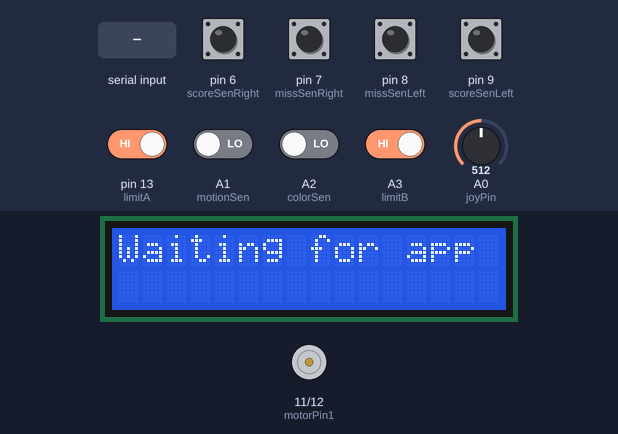
The sketch below on a simulated Arduino Uno, built with avr-gcc and run on an emulated ATmega328P. On the bench: 16×2 character LCD, motor-driver pin pairs drawn as motors (green arrow = first pin HIGH = forward, orange = second pin HIGH = backward, longer = more drive, scaled by the enable pin). The test bench sets the inputs (shaded band); at power-on: A3 (limitB), pin 13 (limitA) HIGH, A1 (motionSen), A2 (colorSen), pin 6 (scoreSenRight), pin 7 (missSenRight), pin 8 (missSenLeft), pin 9 (scoreSenLeft) LOW, A0 (joyPin) = 512.

Above: at 1.2 s.
1.3 s: "G\n" received over the second serial link
At 3.2 s:
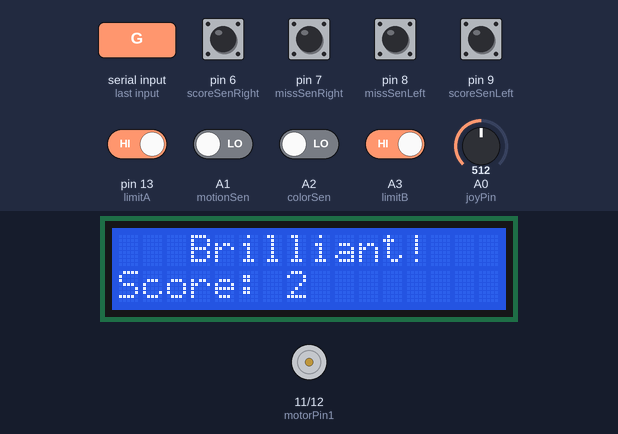
3.5 s: A0 (joyPin) set to 123
5.0 s: A0 (joyPin) set to 104
At 6.1 s:
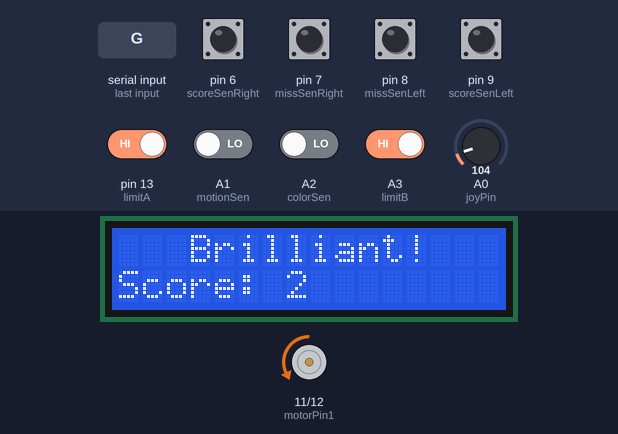
6.5 s: A0 (joyPin) set to 1023
At 7.1 s:
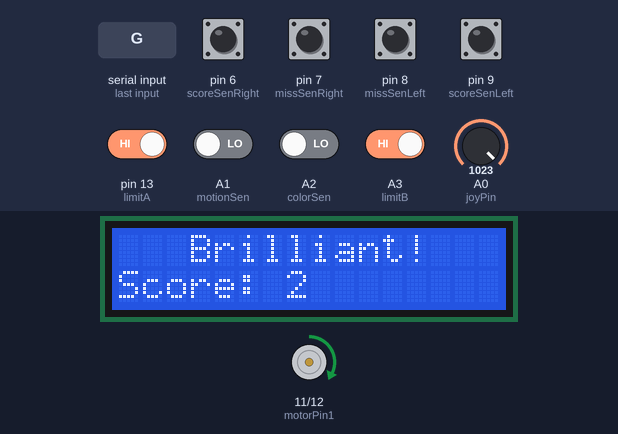
8.0 s: "S\n" received over the second serial link
At 8.6 s:
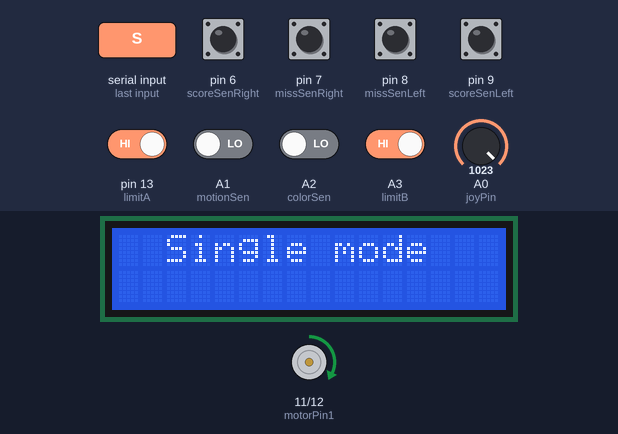
9.5 s: pin 13 (limitA) driven LOW
At 10.5 s:
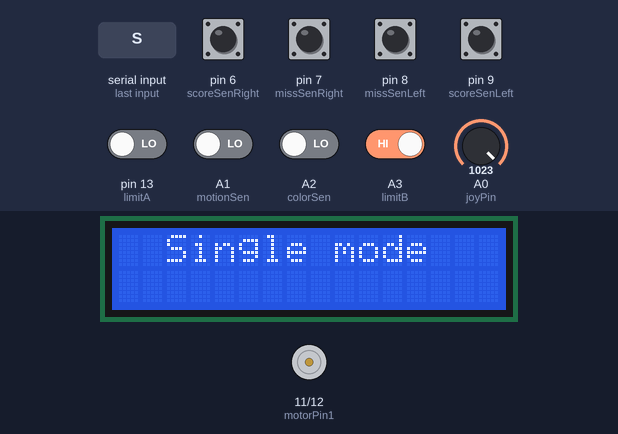
Timing chart, 0 to 12.0 s (numbered marks = the images above; inputs shaded):
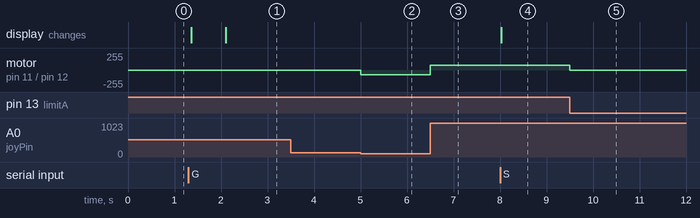

Measured:
- the behaviour switches between 112 and 111 on A0 (joyPin) (found by bisection; images 1 and 2)
- after the input at 1.3 s, the display: first changes after 0.06 s (image 1 shows a later state)
- after the input at 3.5 s, every drawn part: stays the same
- after the input at 5.0 s, motor on pin 11 (motorPin1) / pin 12 (motorPin2): stopped → backward 70/255 at once
- after the input at 6.5 s, motor on pin 11 (motorPin1) / pin 12 (motorPin2): backward 70/255 → forward 70/255 at once
- after the input at 8.0 s, the display: changes at once (image 4)
- after the input at 9.5 s, motor on pin 11 (motorPin1) / pin 12 (motorPin2): forward 70/255 → stopped at once

The sketch:

ARDUINO2_SORTING.ino
```cpp
#include <Wire.h>
#include <LiquidCrystal_I2C.h>
#include <SoftwareSerial.h>

LiquidCrystal_I2C lcd(0x27, 16, 2);

SoftwareSerial A1Serial (3, 2);
SoftwareSerial AppSerial(4, 5);

const int motionSen     = A1;
const int colorSen      = A2;
const int scoreSenRight = 6;
const int scoreSenLeft  = 9;
const int missSenRight  = 7;
const int missSenLeft   = 8;

const int motorEN       = 10;
const int motorPin1     = 11;
const int motorPin2     = 12;
const int joyPin        = A0;
const int limitA        = 13;
const int limitB        = A3;

const int MOTOR_PWM  = 70;
const int JOY_CENTER = 512;
const int THRESHOLD  = 400;

bool multiPlayer  = false;
bool gameRunning  = false;
bool stopPending  = false;
int  points       = 0;
int  points2      = 0;

bool colorSensing       = false;
bool isWhite            = false;
bool ballDetected       = false;
bool currentMotionState = false;
bool prevMotionState    = false;
unsigned long colorSenseStart = 0;

bool anyFired                   = false;
int  lastSensor                 = -1;
unsigned long lastFiredMillis   = 0;
const unsigned long SETTLE_TIME = 700;

// Incoming byte buffers — one per serial port
String appBuffer = "";
String a1Buffer  = "";


void setup() {
  AppSerial.begin(9600);
  A1Serial.begin (9600);

  pinMode(motionSen    , INPUT);
  pinMode(colorSen     , INPUT);
  pinMode(scoreSenRight, INPUT);
  pinMode(scoreSenLeft , INPUT);
  pinMode(missSenRight , INPUT);
  pinMode(missSenLeft  , INPUT);
  pinMode(motorPin1    , OUTPUT);
  pinMode(motorPin2    , OUTPUT);
  pinMode(motorEN      , OUTPUT);
  pinMode(limitA       , INPUT_PULLUP);
  pinMode(limitB       , INPUT_PULLUP);

  lcd.init();
  lcd.backlight();
  lcd.setCursor(0, 0);
  lcd.print("Waiting for app");
}


void loop() {
  joyStick();

  AppSerial.listen();
  unsigned long tApp = millis();
  while (millis() - tApp < 5) {
    if (AppSerial.available()) {
      char c = (char)AppSerial.read();
      if (c == '\n' || c == '\r') {
        if (appBuffer.length() > 0) {
          handleAppCommand(appBuffer.charAt(0));
          appBuffer = "";
        }
      } else {
        appBuffer += c;
      }
    }
  }
  if (appBuffer.length() == 1) {
    handleAppCommand(appBuffer.charAt(0));
    appBuffer = "";
  }

  A1Serial.listen();
  unsigned long tA1 = millis();
  while (millis() - tA1 < 5) {
    if (A1Serial.available()) {
      a1Buffer += (char)A1Serial.read();
    }
  }
  for (int i = 0; i < (int)a1Buffer.length(); i++) {
    handleA1Command(a1Buffer.charAt(i));
  }
  a1Buffer = "";

  if (gameRunning) {
    checkBallColor();
    checkScoring();
  }
}


void handleAppCommand(char cmd) {
  switch (cmd) {
    case 'S': startGame();         break;
    case 'X': stopGame();          break;
    case 'M': multiPlayer = true;  break;
    case '1': multiPlayer = false; break;
  }
}


void handleA1Command(char message) {
  if (message == 'G' && !gameRunning) {
    gameRunning = true;
    stopPending = false;
    points  = 0;
    points2 = 0;

    lcd.clear();
    lcd.setCursor(0, 0);
    lcd.print(multiPlayer ? "   Multi mode   " : "  Single mode   ");
  }
  else if (message == 'X' && gameRunning) {
    stopPending = true;
  }
  else if (message == 'D') {
    if (stopPending && !ballDetected && !anyFired) {
      gameRunning = false;
      stopPending = false;
      lcd.clear();
      lcd.setCursor(0, 0);
      lcd.print("Game over");

      AppSerial.listen();
      AppSerial.print("STOPPED\n");
    }
  }
}


void startGame() {
  gameRunning = true;
  stopPending = false;
  points  = 0;
  points2 = 0;

  lcd.clear();
  lcd.setCursor(0, 0);
  lcd.print(multiPlayer ? "   Multi mode   " : "  Single mode   ");

  A1Serial.listen();
  A1Serial.print('G');
}


void stopGame() {
  A1Serial.listen();
  A1Serial.print('X');
  stopPending = true;
}


void checkBallColor() {
  currentMotionState = (digitalRead(motionSen) == LOW);

  if (currentMotionState && !prevMotionState) {
    ballDetected    = true;
    anyFired        = false;
    isWhite         = false;
    lastSensor      = -1;
    lastFiredMillis = 0;
    colorSenseStart = millis();
    colorSensing    = true;
  }

  if (colorSensing) {
    if (digitalRead(colorSen) == LOW) {
      isWhite      = true;
      colorSensing = false;
    } else if (millis() - colorSenseStart >= 400UL) {
      colorSensing = false;
    }

    if (!colorSensing) {
      lcd.clear();
      lcd.setCursor(0, 0);
      if (!multiPlayer) {
        lcd.print(isWhite ? "   White ball   " : "   Black ball   ");
        lcd.setCursor(0, 1);
        lcd.print(isWhite ? " Score this one " : " Miss this one  ");
      } else {
        lcd.print(isWhite ? "   White ball   " : "   Black ball   ");
        lcd.setCursor(0, 1);
        lcd.print(isWhite ? " Player 1 turn  " : " Player 2 turn  ");
      }
    }
  }

  prevMotionState = currentMotionState;
}


void checkScoring() {
  bool reading[4];
  reading[0] = (digitalRead(scoreSenRight) == LOW);
  reading[1] = (digitalRead(scoreSenLeft)  == LOW);
  reading[2] = (digitalRead(missSenRight)  == LOW);
  reading[3] = (digitalRead(missSenLeft)   == LOW);

  for (int i = 0; i < 4; i++) {
    if (reading[i] && !anyFired) {
      lastSensor      = i;
      anyFired        = true;
      lastFiredMillis = millis();
    }
  }

  if (anyFired && ballDetected && (millis() - lastFiredMillis >= SETTLE_TIME)) {
    bool isMiss  = (lastSensor == 2 || lastSensor == 3);
    bool isRight = (lastSensor == 0 || lastSensor == 2);

    lcd.clear();
    lcd.setCursor(0, 0);

    if (!multiPlayer) {
      if (!isMiss) {
        if      ( isWhite &&  isRight) points += 2;
        else if ( isWhite && !isRight) points += 1;
        else if (!isWhite &&  isRight) points -= 2;
        else if (!isWhite && !isRight) points -= 1;
        lcd.print(isWhite ? "   Brilliant!   " : "     OUCH!      ");
      } else {
        lcd.print(isWhite ? "   Missed :(    " : "  Nice dodge :) ");
      }
    } else {
      if (isWhite && !isMiss) {
        if (isRight) points  += 2; else points  += 1;
        lcd.print("   P1 scores!   ");
      } else if (!isWhite && !isMiss) {
        if (isRight) points2 += 2; else points2 += 1;
        lcd.print("   P2 scores!   ");
      } else if (isWhite && isMiss) {
        lcd.print("   P1 missed!   ");
      } else {
        lcd.print("   P2 missed!   ");
      }
    }

    lcd.setCursor(0, 1);
    if (!multiPlayer) {
      lcd.print("Score: ");
      lcd.print(points);
    } else {
      lcd.print("P1:");
      lcd.print(points);
      lcd.print("  P2:");
      lcd.print(points2);
    }

    AppSerial.listen();
    AppSerial.print("P1:");
    AppSerial.print(points);
    AppSerial.print(",P2:");
    AppSerial.print(points2);
    AppSerial.print('\n');

    if (!stopPending) {
      A1Serial.listen();
      A1Serial.print('N');
    }

    lastSensor      = -1;
    lastFiredMillis = 0;
    anyFired        = false;
    isWhite         = false;
    ballDetected    = false;
  }
}


void joyStick() {
  bool switchA = (digitalRead(limitA) == LOW);
  bool switchB = (digitalRead(limitB) == LOW);

  int  joyDev    = analogRead(joyPin) - JOY_CENTER;
  bool pushRight = (joyDev >  THRESHOLD);
  bool pushLeft  = (joyDev < -THRESHOLD);

  if (pushRight) {
    if (switchA) motorStop();
    else         motorForward();
  } else if (pushLeft) {
    if (switchB) motorStop();
    else         motorBackward();
  } else {
    motorStop();
  }
}

void motorForward() {
  digitalWrite(motorPin1, HIGH);
  digitalWrite(motorPin2, LOW);
  analogWrite (motorEN, MOTOR_PWM);
}

void motorBackward() {
  digitalWrite(motorPin1, LOW);
  digitalWrite(motorPin2, HIGH);
  analogWrite (motorEN, MOTOR_PWM);
}

void motorStop() {
  digitalWrite(motorPin1, LOW);
  digitalWrite(motorPin2, LOW);
  analogWrite (motorEN, 0);
}
```
